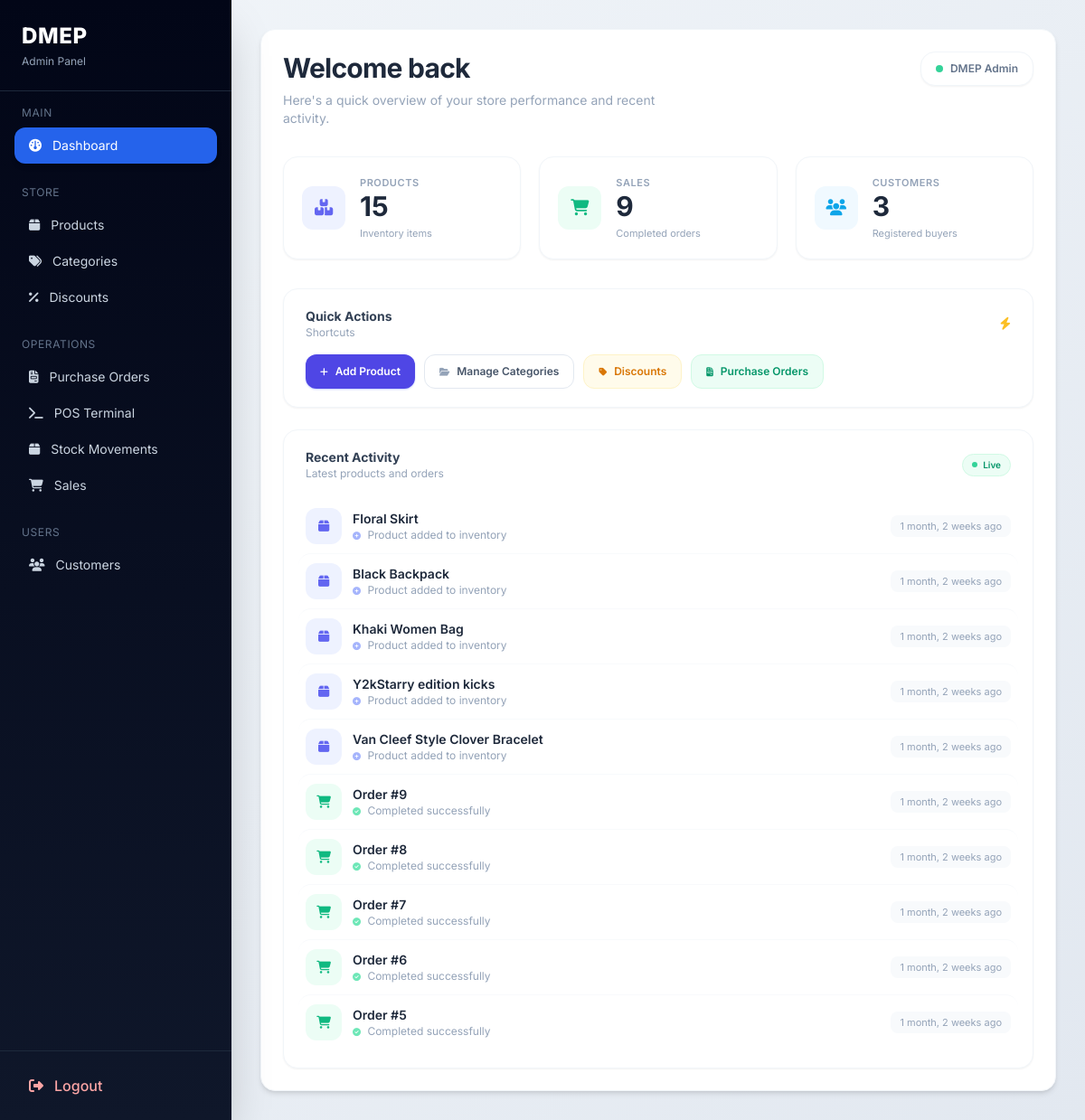
Page /admin-panel/ (signed in) on the committed database.
### dmep/models.py (models this page shows, shortened)
class Product(models.Model):
    STATUS_CHOICES = [('active', 'Active'), ('inactive', 'Inactive'), ('discontinued', 'Discontinued')]
    category = models.ForeignKey(Category, on_delete=models.SET_NULL, null=True, blank=True, related_name='products')
    supplier = models.ForeignKey(Supplier, on_delete=models.SET_NULL, null=True, blank=True, related_name='products')
    name = models.CharField(max_length=255)
    sku = models.CharField(max_length=100, blank=True, null=True)
    cost_price = models.FloatField(blank=True, null=True)
    selling_price = models.FloatField(blank=True, null=True)
    stock_qty = models.IntegerField(blank=True, null=True)
    reorder_level = models.IntegerField(blank=True, null=True)
    unit = models.CharField(max_length=50, blank=True, null=True)
    status = models.CharField(max_length=50, choices=STATUS_CHOICES, blank=True, null=True)
    img = models.ImageField(upload_to='products/', blank=True, null=True)
    created_at = models.DateTimeField(auto_now_add=True)

class Sale(models.Model):
    STATUS_CHOICES = [
        ('pending', 'Pending'),
        ('refunded', 'Refunded'),
        ('shipped', 'Shipped'),
        ('processing', 'Processing'),
        ('cancelled', 'Cancelled'),
        ('delivered', 'Delivered')
    ]
    PAYMENT_CHOICES = [('COD', 'Cash on Delivery')]
    order_code = models.UUIDField(default=uuid.uuid4, editable=False, unique=True)
    guest_id = models.CharField(max_length=255, null=True, blank=True)
    customer = models.ForeignKey(Customer, on_delete=models.SET_NULL, null=True, blank=True, related_name='sales')
    discount = models.ForeignKey(Discount, on_delete=models.SET_NULL, null=True, blank=True, related_name='sales')
    sale_date = models.DateTimeField(auto_now_add=True)
    subtotal = models.FloatField(blank=True, null=True)
    discount_amount = models.FloatField(default=0)
    tax_amount = models.FloatField(default=0)
    total_amount = models.FloatField(blank=True, null=True)
    payment_method = models.CharField(max_length=50, choices=PAYMENT_CHOICES, blank=True, null=True)
    amount_tendered = models.FloatField(blank=True, null=True)
    change_given = models.FloatField(blank=True, null=True)
    status = models.CharField(max_length=50, choices=STATUS_CHOICES, blank=True, null=True, default='pending')

### dmep/views/admin_views.py (the view)
# urls.py: path('', customer_views.dashboard, name='dashboard'),
@login_required
@user_passes_test(is_admin)
def dashboard(request):
    context = {
        "product_count": Product.objects.count(),
        "customer_count": Customer.objects.count(),
        "sale_count": Sale.objects.count(),
        "total_sales": Sale.objects.filter(status="delivered").aggregate(
            total=Sum("total_amount")
        )["total"] or 0,
        "low_stock": Product.objects.filter(stock_qty__lte=10).count(),
        "latest_products": Product.objects.order_by("-created_at")[:5],
        "latest_sales": Sale.objects.order_by("-sale_date")[:5],
        "latest_customers": Customer.objects.order_by("-created_at")[:5],
    }
    return render(request, "panel/dashboard.html", context)

### dmep/context_processors.py (called while the page is built)
def cart_count(request):
    cart = request.session.get('cart', {})
    total = 0
    for item in cart.values():
        if isinstance(item, dict):
            total += int(item.get("qty", 0))
        else:
            total += int(item)
    return {'cart_count': total}

### dmep/views/admin_views.py (called while the page is built)
def is_admin(user):
    return user.groups.filter(name='admin').exists()

### dmep/templates/panel/dashboard.html (shortened to what this page needs)
{% extends 'panel/base.html' %}
{% block content %}
<div class="fade-up flex items-start justify-between flex-wrap gap-5 mb-8">
  <div>
    <h1 class="text-3xl font-bold text-slate-800 tracking-tight leading-tight">
      Welcome back
    </h1>
    <p class="text-sm text-slate-400 mt-1.5 max-w-md">
      Here's a quick overview of your store performance and recent activity.
    </p>
  </div>
  <div class="flex items-center gap-2 bg-white border border-slate-100 shadow-sm px-4 py-2.5 rounded-2xl">
    <div class="w-2 h-2 rounded-full bg-emerald-400 animate-pulse"></div>
    <span class="text-xs font-semibold text-slate-500">DMEP Admin</span>
  </div>
</div>
<div class="grid grid-cols-1 sm:grid-cols-3 gap-5 mb-8">
  <a href="{% url 'product_list' %}"
     class="stat-card fade-up d1 bg-white border border-slate-100 rounded-2xl p-5 shadow-sm flex items-center gap-4">
    <div class="stat-icon w-13 h-13 w-12 h-12 rounded-xl bg-indigo-50 flex items-center justify-center text-indigo-500 text-lg shrink-0">
      <i class="fa-solid fa-boxes-stacked"></i>
    </div>
    <div>
      <p class="text-[11px] font-semibold text-slate-400 uppercase tracking-wider">Products</p>
      <p class="text-3xl font-bold text-slate-800 leading-tight">{{ product_count }}</p>
      <p class="text-[11px] text-slate-400 mt-0.5">Inventory items</p>
    </div>
  </a>
  <a href="{% url 'sale_list' %}"
     class="stat-card fade-up d2 bg-white border border-slate-100 rounded-2xl p-5 shadow-sm flex items-center gap-4">
    <div class="stat-icon w-12 h-12 rounded-xl bg-emerald-50 flex items-center justify-center text-emerald-500 text-lg shrink-0">
      <i class="fa-solid fa-cart-shopping"></i>
    </div>
    <div>
      <p class="text-[11px] font-semibold text-slate-400 uppercase tracking-wider">Sales</p>
      <p class="text-3xl font-bold text-slate-800 leading-tight">{{ sale_count }}</p>
      <p class="text-[11px] text-slate-400 mt-0.5">Completed orders</p>
    </div>
  </a>
  <a href="{% url 'customer_list' %}"
     class="stat-card fade-up d3 bg-white border border-slate-100 rounded-2xl p-5 shadow-sm flex items-center gap-4">
    <div class="stat-icon w-12 h-12 rounded-xl bg-sky-50 flex items-center justify-center text-sky-500 text-lg shrink-0">
      <i class="fa-solid fa-users"></i>
    </div>
    <div>
      <p class="text-[11px] font-semibold text-slate-400 uppercase tracking-wider">Customers</p>
      <p class="text-3xl font-bold text-slate-800 leading-tight">{{ customer_count }}</p>
      <p class="text-[11px] text-slate-400 mt-0.5">Registered buyers</p>
    </div>
  </a>
</div>
<div class="fade-up d4 bg-white border border-slate-100 rounded-2xl shadow-sm px-6 py-5 mb-6">
  <div class="flex items-center justify-between mb-4">
    <div>
      <p class="text-sm font-bold text-slate-700">Quick Actions</p>
      <p class="text-xs text-slate-400">Shortcuts</p>
    </div>
    <i class="fas fa-bolt text-amber-400 text-sm"></i>
  </div>
  <div class="flex flex-wrap gap-2.5">
    <a href="{% url 'product_list' %}"
       class="qa-pill inline-flex items-center gap-2 px-4 py-2.5 rounded-xl bg-indigo-600 text-white text-xs font-semibold shadow-sm shadow-indigo-200">
      <i class="fas fa-plus text-[10px]"></i>
      Add Product
    </a>
    <a href="{% url 'category_list' %}"
       class="qa-pill inline-flex items-center gap-2 px-4 py-2.5 rounded-xl bg-white border border-slate-200 text-slate-600 text-xs font-semibold hover:border-slate-300 hover:text-slate-800 transition-colors">
      <i class="fas fa-folder-open text-slate-400 text-[10px]"></i>
      Manage Categories
    </a>
    <a href="{% url 'discounts' %}"
       class="qa-pill inline-flex items-center gap-2 px-4 py-2.5 rounded-xl bg-amber-50 text-amber-600 text-xs font-semibold border border-amber-100 hover:bg-amber-100 transition-colors">
      <i class="fas fa-tag text-[10px]"></i>
      Discounts
    </a>
    <a href="{% url 'po_list' %}"
       class="qa-pill inline-flex items-center gap-2 px-4 py-2.5 rounded-xl bg-emerald-50 text-emerald-600 text-xs font-semibold border border-emerald-100 hover:bg-emerald-100 transition-colors">
      <i class="fas fa-file-invoice text-[10px]"></i>
      Purchase Orders
    </a>
  </div>
</div>
<div class="fade-up d5 bg-white border border-slate-100 rounded-2xl shadow-sm px-6 py-5">
  <div class="flex items-center justify-between mb-5">
    <div>
      <p class="text-sm font-bold text-slate-700">Recent Activity</p>
      <p class="text-xs text-slate-400">Latest products and orders</p>
    </div>
    <span class="inline-flex items-center gap-1.5 text-[10px] font-semibold text-emerald-600 bg-emerald-50 border border-emerald-100 px-2.5 py-1 rounded-full">
      <span class="w-1.5 h-1.5 rounded-full bg-emerald-400 animate-pulse"></span>
      Live
    </span>
  </div>
  <div class="divide-y divide-slate-50">
    {% for product in latest_products %}
    <div class="activity-row flex items-center justify-between">
      <div class="flex items-center gap-3">
        <div class="w-10 h-10 rounded-xl bg-indigo-50 flex items-center justify-center text-indigo-500 shrink-0">
          <i class="fa-solid fa-box text-sm"></i>
        </div>
        <div>
          <p class="text-sm font-semibold text-slate-800">{{ product.name }}</p>
          <p class="text-xs text-slate-400">
            <i class="fas fa-circle-plus text-indigo-300 text-[9px] mr-1"></i>
            Product added to inventory
          </p>
        </div>
      </div>
      <span class="text-[11px] text-slate-400 whitespace-nowrap ml-4 bg-slate-50 px-2.5 py-1 rounded-lg">
        {{ product.created_at|timesince }} ago
      </span>
    </div>
    {% endfor %}
    {% for sale in latest_sales %}
    <div class="activity-row flex items-center justify-between">
      <div class="flex items-center gap-3">
        <div class="w-10 h-10 rounded-xl bg-emerald-50 flex items-center justify-center text-emerald-500 shrink-0">
          <i class="fa-solid fa-cart-shopping text-sm"></i>
        </div>
        <div>
          <p class="text-sm font-semibold text-slate-800">Order #{{ sale.id }}</p>
          <p class="text-xs text-slate-400">
            <i class="fas fa-check-circle text-emerald-300 text-[9px] mr-1"></i>
            Completed successfully
          </p>
        </div>
      </div>
      <span class="text-[11px] text-slate-400 whitespace-nowrap ml-4 bg-slate-50 px-2.5 py-1 rounded-lg">
        {{ sale.sale_date|timesince }} ago
      </span>
    </div>
    {% endfor %}
  </div>
</div>
{% endblock %}

### dmep/templates/panel/dashboard.html (style rules this page uses)
body { font-family: 'Inter', sans-serif; }
.fade-up { animation: fadeUp 0.45s cubic-bezier(0.22,1,0.36,1) both; }
.d1 { animation-delay: 0.05s; }
.d2 { animation-delay: 0.10s; }
.d3 { animation-delay: 0.15s; }
.d4 { animation-delay: 0.20s; }
.d5 { animation-delay: 0.25s; }
.stat-card { transition: transform 0.25s cubic-bezier(0.22,1,0.36,1), box-shadow 0.25s ease; }
.stat-icon { transition: transform 0.25s cubic-bezier(0.34,1.56,0.64,1); }
.qa-pill { transition: transform 0.18s ease, box-shadow 0.18s ease; }
.activity-row { transition: background 0.15s; border-radius: 14px; margin: 0 -8px; padding: 10px 8px; }

### rows in the picture
Product: name "Floral Skirt", created_at "1 month, 2 weeks"
Product: name "Black Backpack", created_at "1 month, 2 weeks"
Product: name "Khaki Women Bag", created_at "1 month, 2 weeks"
Product: name "Y2kStarry edition kicks", created_at "1 month, 2 weeks"
Product: name "Van Cleef Style Clover Bracelet", created_at "1 month, 2 weeks"
Sale: id "9", sale_date "1 month, 2 weeks"
Sale: id "8", sale_date "1 month, 2 weeks"
Sale: id "7", sale_date "1 month, 2 weeks"
Sale: id "6", sale_date "1 month, 2 weeks"
Sale: id "5", sale_date "1 month, 2 weeks"

### other values in the picture
{{ product_count }} "15"
{{ sale_count }} "9"
{{ customer_count }} "3"
